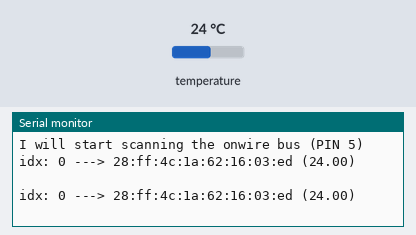
A sketch run on a simulated Arduino Uno, built with avr-gcc and run on an emulated ATmega328P. Parts: the last lines printed to the serial monitor. Inputs (shaded band) come from the test bench; at power-on: temperature 24 °C.

Above: at 2.4 s.
2.5 s: temperature set to 12 °C
At 3.8 s:
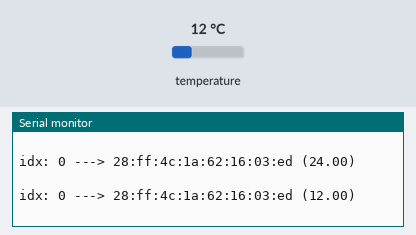
4.0 s: temperature set to 19 °C
At 4.9 s:
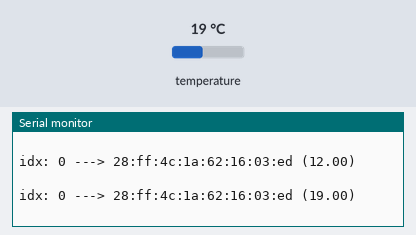

Measured:
- after the input at 2.5 s, the serial monitor: prints a new line after 0.83 s (image 1)
- after the input at 4.0 s, the serial monitor: prints a new line after 0.16 s (image 2)

The sketch:

Scanner.ino
```cpp
#include <OneWire.h>

///////////////////////////////////////////////////////
// Stuff related to ds18b20
///////////////////////////////////////////////////////

// The pin for the data wire of the onewire bus
#define ONEWIRE_PIN 5
// Enable debug messages
#define DEBUG
#define NB_SENSORS 9

/***
 * OneWire Configuration
 ***/

// OneWire instance
OneWire ds(ONEWIRE_PIN);

// Convert sensor addresses to string
String addr_str(byte addr[]) {
  String sensor_id = String(addr[0], HEX);
  for(int i = 1; i < 8; i++) {
    sensor_id += ":" + String(addr[i], HEX);
  }
  return sensor_id;
}

void setup() {
  // Open a serial port so we can send keystrokes to the module:
  Serial.begin(9600);
  Serial.println("I will start scanning the onwire bus (PIN "+String(ONEWIRE_PIN)+")");
}

void loop() {

  float temperature[NB_SENSORS];

  ds.reset_search();
  boolean continue_search = true;
  int idx = 0;
  while(continue_search) {
    byte data[9], addr[8];
    /* Recherche le prochain capteur 1-Wire disponible */
    if (!ds.search(addr)) {
      // Pas de capteur
      //continue_search = false;
      //return NO_SENSOR_FOUND;
      idx = 0;
      Serial.println(" ");
      return;
    }

    /* Reset le bus 1-Wire et selectionne le capteur */
    ds.reset();
    ds.select(addr);

    /* Lance une prise de mesure de temperature et attend la fin de la mesure */
    ds.write(0x44, 1);
    delay(800);

    /* Reset le bus 1-Wire, selectionne le capteur et envoie une demande de lecture du scratchpad */
    ds.reset();
    ds.select(addr);
    ds.write(0xBE);

    /* Lecture du scratchpad */
    for (byte i = 0; i < 9; i++) {
      data[i] = ds.read();
    }

    // Recuperation de la position du capteur sur le fil
    //int idx = getSensorIdx(addr);
    // Calcul de la temperature en degre Celsius
    if(idx == -1 || idx > NB_SENSORS - 1) {
    } else {
      temperature[idx] = ((data[1] << 8) | data[0]) * 0.0625;
    }
    char macStr[24];
    snprintf(macStr, sizeof(macStr), "%02x:%02x:%02x:%02x:%02x:%02x:%02x:%02x",
       addr[0], addr[1], addr[2], addr[3], addr[4], addr[5],addr[6], addr[7]);
    Serial.println("idx: "+String(idx)+" ---> "+macStr+" ("+String(temperature[idx])+")");
    idx++;
  }

  delay(1000);
}
```
